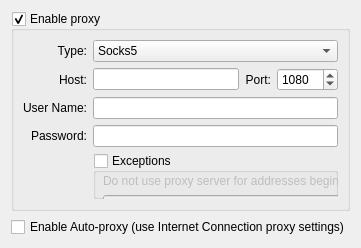
     <widget class="QWidget" name="tab_4" >
      <attribute name="title" >
       <string>Proxy</string>
      </attribute>
      <layout class="QVBoxLayout" >
       <item>
        <widget class="QGroupBox" name="proxySupport" >
         <property name="title" >
          <string>Enable proxy</string>
         </property>
         <property name="checkable" >
          <bool>true</bool>
         </property>
         <layout class="QGridLayout" >
          <item row="8" column="0" >
           <spacer name="verticalSpacer" >
            <property name="orientation" >
             <enum>Qt::Vertical</enum>
            </property>
            <property name="sizeHint" stdset="0" >
             <size>
              <width>20</width>
              <height>40</height>
             </size>
            </property>
           </spacer>
          </item>
          <item row="0" column="0" >
           <widget class="QLabel" name="label_9" >
            <property name="text" >
             <string>Type:</string>
            </property>
            <property name="alignment" >
             <set>Qt::AlignRight|Qt::AlignTrailing|Qt::AlignVCenter</set>
            </property>
           </widget>
          </item>
          <item row="0" column="1" colspan="3" >
           <widget class="QComboBox" name="proxyType" >
            <item>
             <property name="text" >
              <string>Socks5</string>
             </property>
            </item>
            <item>
             <property name="text" >
              <string>Http</string>
             </property>
            </item>
           </widget>
          </item>
          <item row="2" column="0" >
           <widget class="QLabel" name="label_10" >
            <property name="text" >
             <string>Host:</string>
            </property>
            <property name="alignment" >
             <set>Qt::AlignRight|Qt::AlignTrailing|Qt::AlignVCenter</set>
            </property>
           </widget>
          </item>
          <item row="2" column="1" >
           <widget class="QLineEdit" name="proxyHostName" />
          </item>
          <item row="4" column="0" >
           <widget class="QLabel" name="label_12" >
            <property name="text" >
             <string>User Name:</string>
            </property>
            <property name="alignment" >
             <set>Qt::AlignRight|Qt::AlignTrailing|Qt::AlignVCenter</set>
            </property>
           </widget>
          </item>
          <item row="4" column="1" colspan="3" >
           <widget class="QLineEdit" name="proxyUserName" />
          </item>
          <item row="5" column="0" >
           <widget class="QLabel" name="label_13" >
            <property name="text" >
             <string>Password:</string>
            </property>
            <property name="alignment" >
             <set>Qt::AlignRight|Qt::AlignTrailing|Qt::AlignVCenter</set>
            </property>
           </widget>
          </item>
          <item row="5" column="1" colspan="3" >
           <widget class="QLineEdit" name="proxyPassword" >
            <property name="echoMode" >
             <enum>QLineEdit::Password</enum>
            </property>
           </widget>
          </item>
          <item row="2" column="3" >
           <widget class="QSpinBox" name="proxyPort" >
            <property name="maximum" >
             <number>65535</number>
            </property>
            <property name="value" >
             <number>1080</number>
            </property>
           </widget>
          </item>
          <item row="2" column="2" >
           <widget class="QLabel" name="label_11" >
            <property name="text" >
             <string>Port:</string>
            </property>
            <property name="alignment" >
             <set>Qt::AlignRight|Qt::AlignTrailing|Qt::AlignVCenter</set>
            </property>
           </widget>
          </item>
          <item rowspan="3" row="6" column="1" colspan="3" >
           <widget class="QGroupBox" name="proxyExcept" >
            <property name="title" >
             <string>Exceptions</string>
            </property>
            <property name="checkable" >
             <bool>true</bool>
            </property>
            <property name="checked" >
             <bool>false</bool>
            </property>
            <widget class="QWidget" name="layoutWidget" >
             <property name="geometry" >
              <rect>
               <x>10</x>
               <y>20</y>
               <width>471</width>
               <height>65</height>
              </rect>
             </property>
             <layout class="QVBoxLayout" name="verticalLayout_3" >
              <item>
               <widget class="QLabel" name="label_20" >
                <property name="text" >
                 <string>Do not use proxy server for addresses beginning with:</string>
                </property>
               </widget>
              </item>
              <item>
               <widget class="QLineEdit" name="proxyExceptions" />
              </item>
              <item>
               <widget class="QLabel" name="label_21" >
                <property name="text" >
                 <string>Use semicolons (;) to separate entries</string>
                </property>
               </widget>
              </item>
             </layout>
            </widget>
           </widget>
          </item>
         </layout>
        </widget>
       </item>
       <item>
        <widget class="QCheckBox" name="proxyAuto" >
         <property name="text" >
          <string>Enable Auto-proxy (use Internet Connection proxy settings)</string>
         </property>
        </widget>
       </item>
      </layout>
     </widget>
